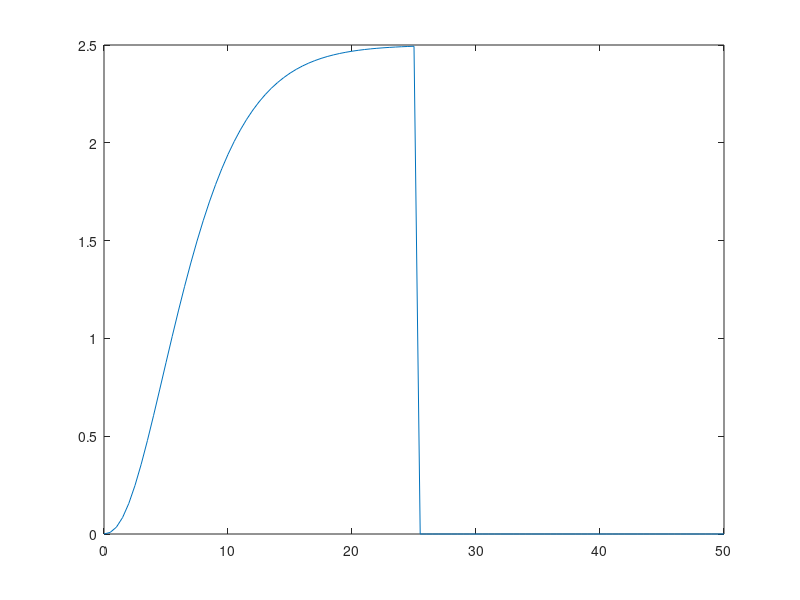

Here is the MATLAB script that generated this plot:
clc
clear all
close all

gamma1 = -1;
gamma2 = 2;

A = [0, 1 ; gamma1, gamma2];
B = [0; 1];

sampling_time = 0.5;
max_time = 50;
t = 0:sampling_time:max_time;
d_tau = 0.1;

G11 = zeros(1, 1+(max_time/sampling_time));

for i = 1:1:max_time+1
    tau = 0:d_tau:t(i);
    G = zeros(2,2);

    for j = 1:1:(t(i)/sampling_time)+1
        G = G + expm(-A*tau(j))*B*B'*expm(-A'*tau(j));
        G11(i) = G(1,1);
    end
end

figure(1)
plot(t, G11) 